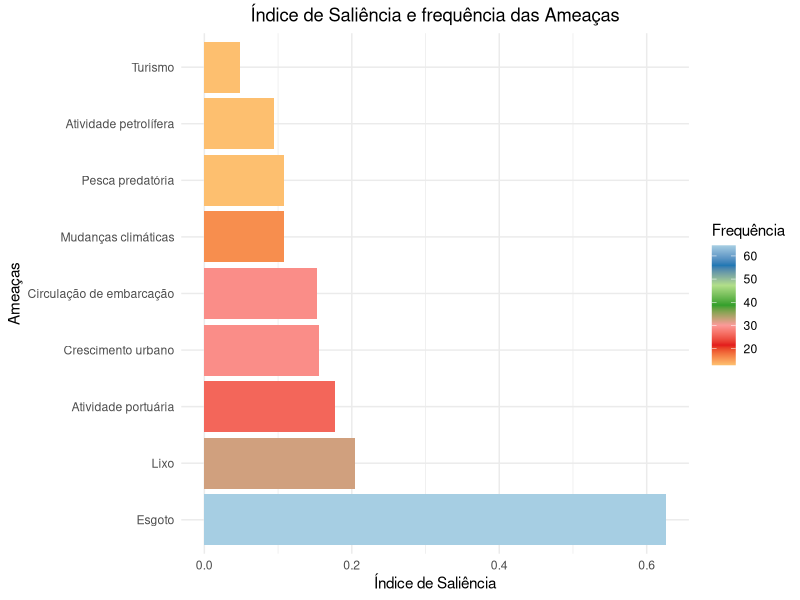
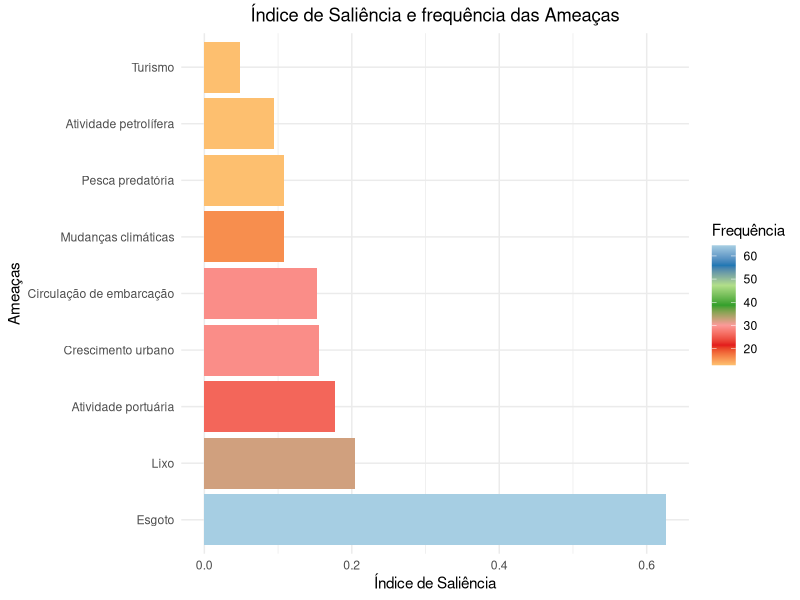

Recreate these plots in R, in order. (Note: this script raises an error after producing the figures.)
library(readr)
library(tidyverse)


ameacas_ponto <-
  read_delim(
    "saliencia/ameacas_ponto.csv",
    ";",
    escape_double = FALSE,
    locale = locale(encoding = "ISO-8859-1"),
    trim_ws = TRUE
  )
View(ameacas_ponto)

ameacas_ponto <- data.frame(
  stringsAsFactors = FALSE,
  risco = c(
    "Esgoto",
    "Lixo",
    "Crescimento urbano",
    "Circulação de embarcação",
    "Atividade portuária",
    "Mudanças climáticas",
    "Pesca predatória",
    "Turismo",
    "Atividade petrolífera"
  ),
  indice = c(0.626, 0.204, 0.156, 0.153, 0.177, 0.108, 0.108, 0.048, 0.094),
  Frequência = c(64.5, 32.3, 29, 29, 25.8, 16.1, 12.9, 12.9, 12.9)
)


ameacas_ponto %>%
  group_by(risco) %>%
  mutate(n_total = sum(indice)) %>%
  ggplot(aes(
    x = reorder(risco,-n_total),
    y = indice,
    fill = Frequência
  )) +
  geom_bar(stat = "identity", position = "stack") +
  coord_flip() +
  theme_minimal() +
  labs(y = "Índice de Saliência", x = "Ameaças",
       title = "Índice de Saliência e frequência das Ameaças") +
  theme(plot.title = element_text(hjust = 0.5)) +
  scale_fill_distiller(palette = "Paired"#,
                       # , guide = "legend"
                       ) 

+
  ggsave(
    "graficos_defesa/grafico_ameacas_ultimatent.jpg",
    dpi = 600,
    height = 6,
    width = 10
  )

